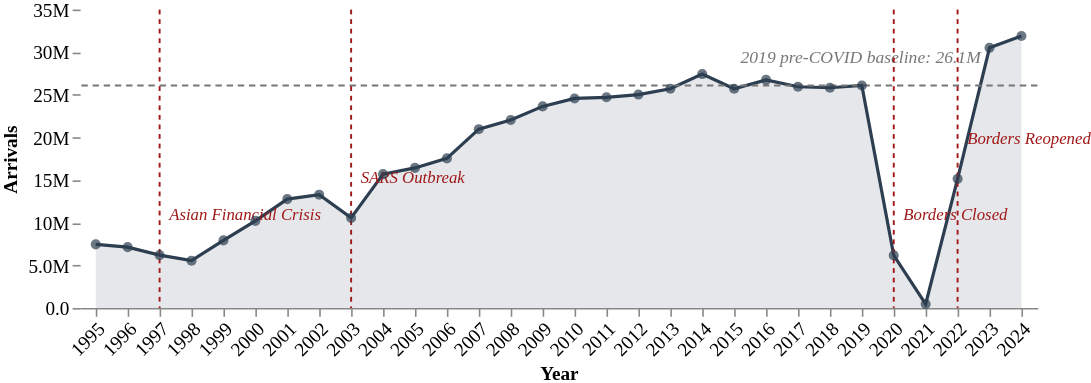

Source (Vega-Lite JSON):
### Vega-Lite specification from a JSON file in a GitHub repository (floating-point values rounded to 4 significant figures)
{"$schema": "https://vega.github.io/schema/vega-lite/v5.json", "width": "container", "height": 240, "autosize": "fit", "padding": 0, "data": {"values": [{"year": 1995, "arrivals": 7469000}, {"year": 1996, "arrivals": 7138000}, {"year": 1997, "arrivals": 6211000}, {"year": 1998, "arrivals": 5551000}, {"year": 1999, "arrivals": 7931000}, {"year": 2000, "arrivals": 10222000}, {"year": 2001, "arrivals": 12775000}, {"year": 2002, "arrivals": 13292000}, {"year": 2003, "arrivals": 10577000}, {"year": 2004, "arrivals": 15703000}, {"year": 2005, "arrivals": 16431000}, {"year": 2006, "arrivals": 17547000}, {"year": 2007, "arrivals": 20973000}, {"year": 2008, "arrivals": 22052000}, {"year": 2009, "arrivals": 23646000}, {"year": 2010, "arrivals": 24577000}, {"year": 2011, "arrivals": 24714000}, {"year": 2012, "arrivals": 25033000}, {"year": 2013, "arrivals": 25715000}, {"year": 2014, "arrivals": 27437000}, {"year": 2015, "arrivals": 25721000}, {"year": 2016, "arrivals": 26757000}, {"year": 2017, "arrivals": 25948000}, {"year": 2018, "arrivals": 25832000}, {"year": 2019, "arrivals": 26101000}, {"year": 2020, "arrivals": 6172008}, {"year": 2021, "arrivals": 470559}, {"year": 2022, "arrivals": 15148512}, {"year": 2023, "arrivals": 30515304}, {"year": 2024, "arrivals": 31899166}]}, "layer": [{"mark": {"type": "area", "line": {"color": "#2c3e50", "strokeWidth": 2}, "color": "#2c3e50", "fillOpacity": 0.12}, "encoding": {"x": {"field": "year", "type": "ordinal", "axis": {"title": "Year", "labelAngle": -45, "labelFontSize": 12, "labelFont": "DM Sans", "grid": false, "domain": true, "ticks": true, "titleFont": "DM Sans", "titleFontSize": 12}}, "y": {"field": "arrivals", "type": "quantitative", "axis": {"title": "Arrivals", "format": ".2s", "labelFontSize": 12, "titleFontSize": 12, "labelFont": "DM Sans", "titleFont": "DM Sans", "grid": false, "domain": false}}}}, {"mark": {"type": "rule", "color": "#777777", "strokeDash": [4, 3], "strokeWidth": 1.2}, "data": {"values": [{"y": 26101000}]}, "encoding": {"y": {"field": "y", "type": "quantitative"}}}, {"mark": {"type": "text", "align": "left", "baseline": "bottom", "dx": 4, "dy": -12, "fontSize": 11, "fontStyle": "italic", "color": "#777777", "font": "DM Sans"}, "data": {"values": [{"year": 2015, "y": 26101000, "label": "2019 pre-COVID baseline: 26.1M"}]}, "encoding": {"x": {"field": "year", "type": "ordinal"}, "y": {"field": "y", "type": "quantitative"}, "text": {"field": "label", "type": "nominal"}}}, {"mark": {"type": "rule", "strokeDash": [3, 3], "strokeWidth": 1.2, "color": "#a01818"}, "data": {"values": [{"year": 1997, "label": "Asian Financial Crisis", "arrivals": 6211000}, {"year": 2003, "label": "SARS Outbreak", "arrivals": 10577000}, {"year": 2020, "label": "Borders Closed", "arrivals": 6172008}, {"year": 2022, "label": "Borders Reopened", "arrivals": 15148512}]}, "encoding": {"x": {"field": "year", "type": "ordinal"}}}, {"mark": {"type": "text", "align": "left", "baseline": "bottom", "dx": 6, "fontSize": 10.5, "fontStyle": "italic", "color": "#a01818", "font": "DM Sans", "dy": -20}, "data": {"values": [{"year": 1997, "label": "Asian Financial Crisis", "arrivals": 6211000}, {"year": 2003, "label": "SARS Outbreak", "arrivals": 10577000}, {"year": 2020, "label": "Borders Closed", "arrivals": 6172008}, {"year": 2022, "label": "Borders Reopened", "arrivals": 15148512}]}, "encoding": {"x": {"field": "year", "type": "ordinal"}, "y": {"field": "arrivals", "type": "quantitative"}, "text": {"field": "label", "type": "nominal"}}}, {"mark": {"type": "point", "filled": true, "size": 40, "color": "#2c3e50"}, "encoding": {"x": {"field": "year", "type": "ordinal"}, "y": {"field": "arrivals", "type": "quantitative"}, "tooltip": [{"field": "year", "type": "ordinal", "title": "Year"}, {"field": "arrivals", "type": "quantitative", "title": "Arrivals", "format": ","}]}}], "config": {"background": "transparent", "view": {"stroke": "transparent"}}}
